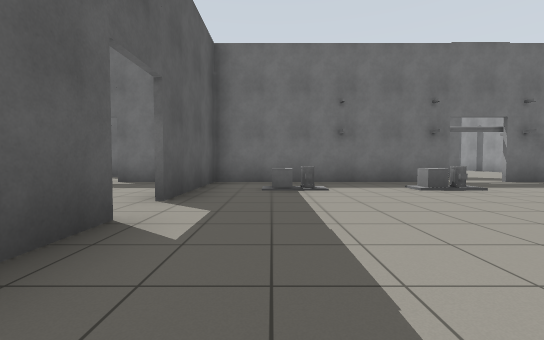
[1] (above)

24 first-person views from a walk through a world built for the Gazebo simulator. The camera is 0.94 m above the floor, tilts 2° down and sees 90° across. The floor is counted in squares, 2 m on a side. Each view is taken from the middle of a square. On the plan, view 1 faces up. The plan holds only what a view shows up to about 9 squares ahead; the rest is blank.

[2]
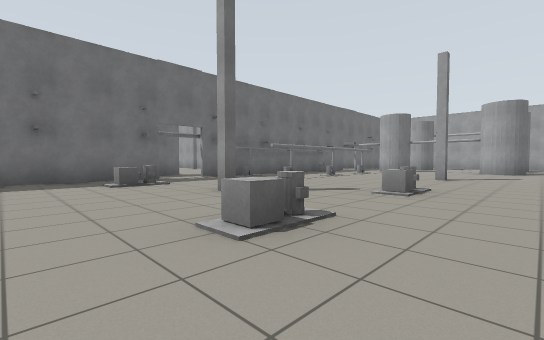

[3]
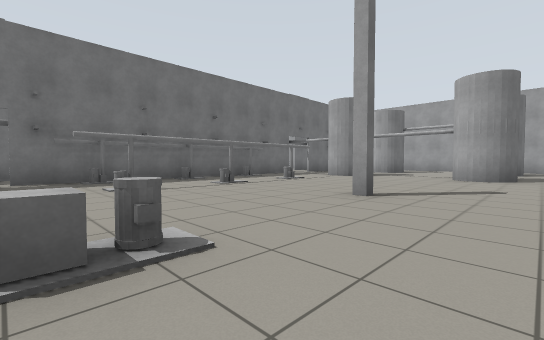

[4]
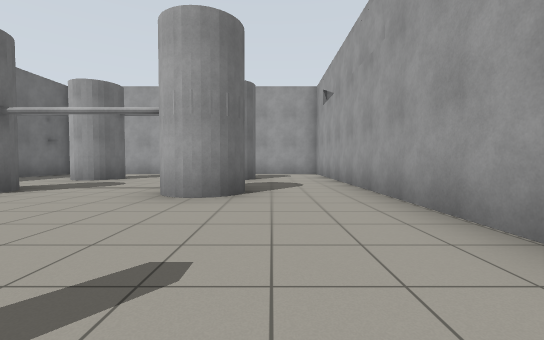

[5]
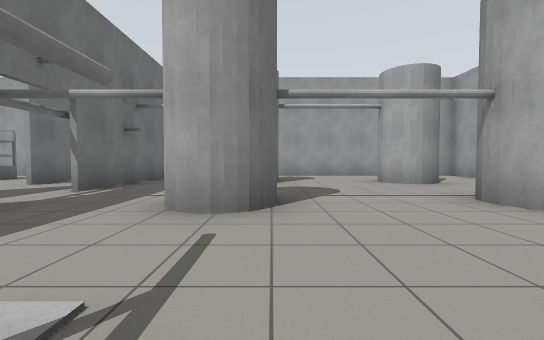

[6]
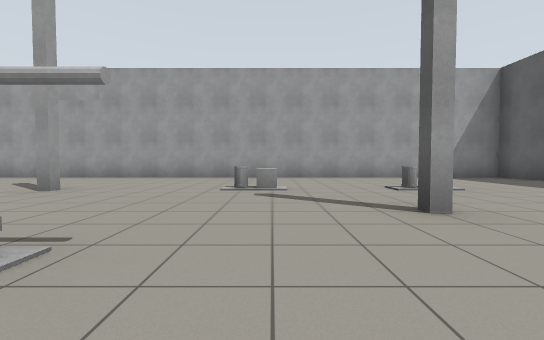

[7]
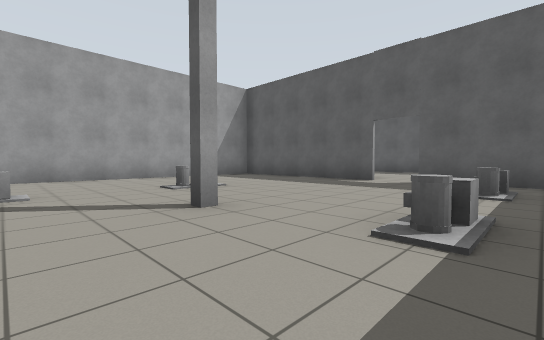

[8]
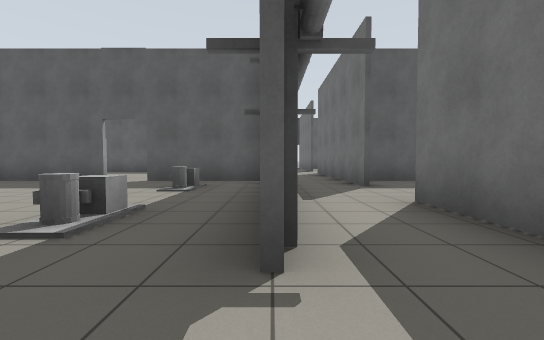

[9]
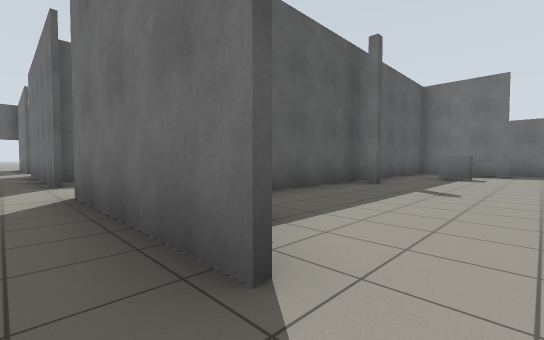

[10]
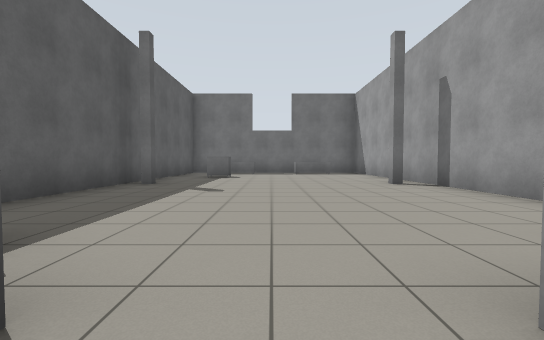

[11]
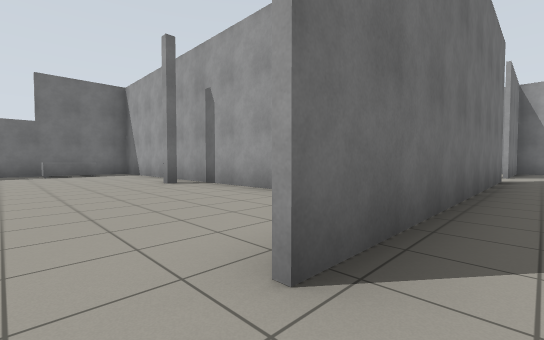

[12]
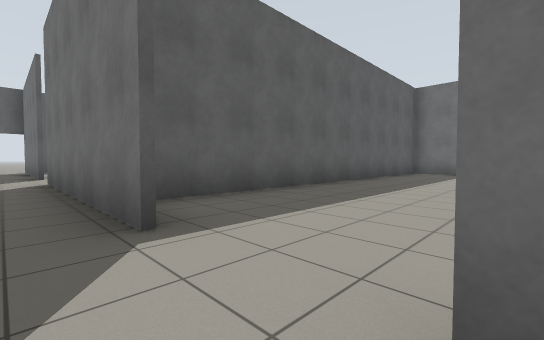

[13]
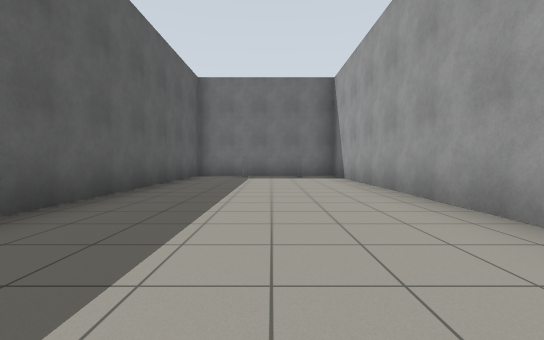

[14]
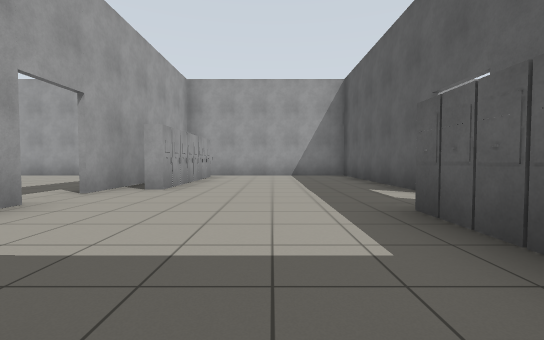

[15]
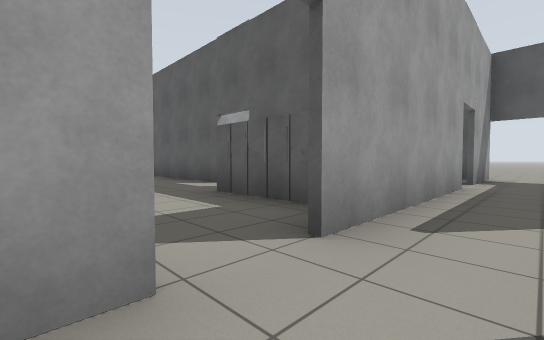

[16]
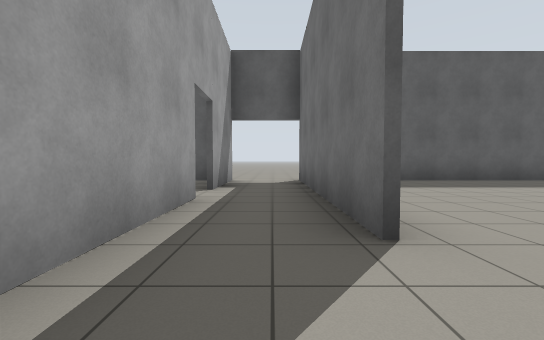

[17]
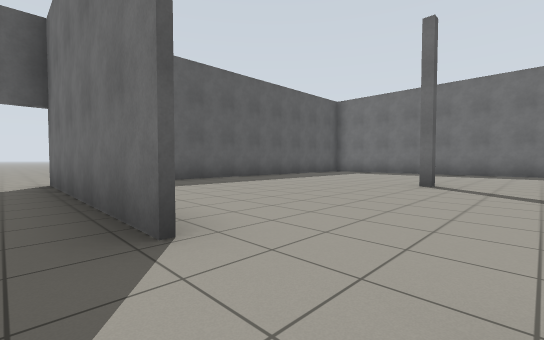

[18]
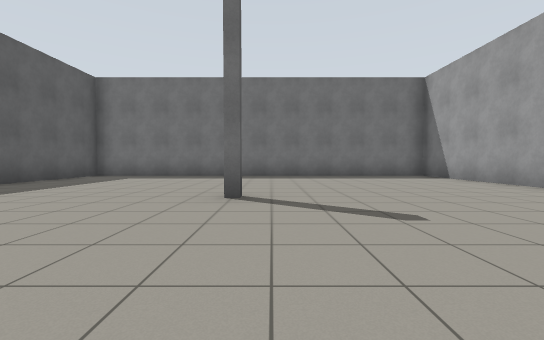

[19]
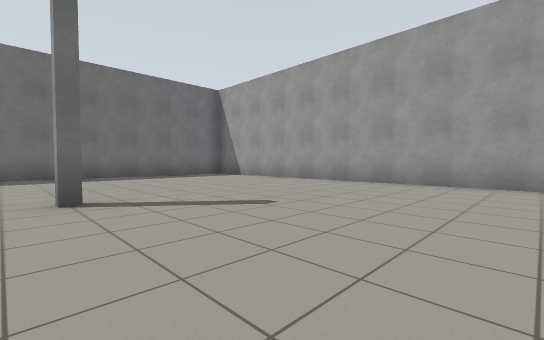

[20]
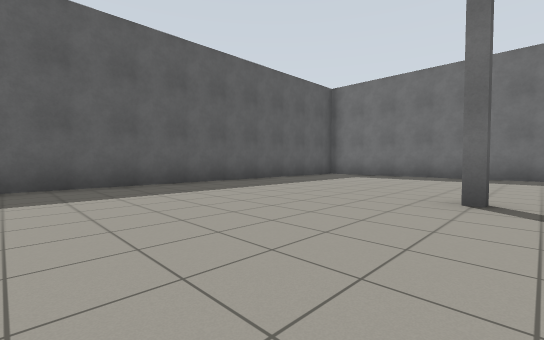

[21]
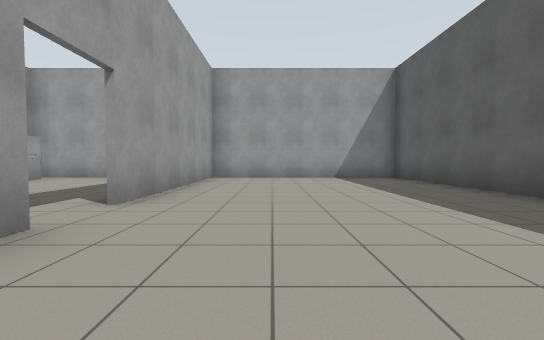

[22]
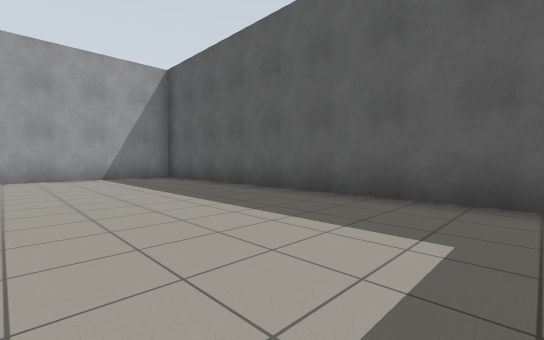

[23]
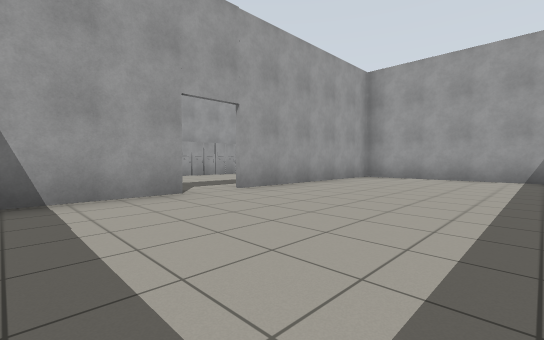

[24]
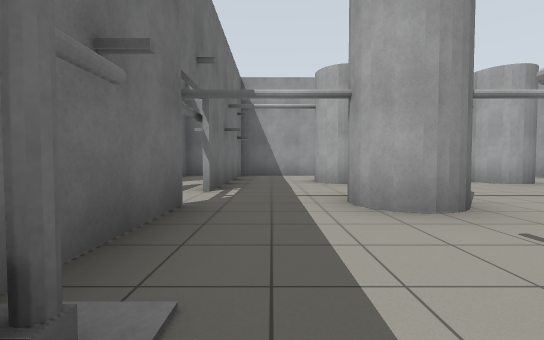

### Floor plan
Key: @ floor where view 1 was taken; # wall or solid block; . floor; = window, fence, low wall or low ledge; T thing the floor can be seen under or through.
Columns run from 13 left of view 1 to 18 right of it. Each row starts with its distance up from view 1.
 17   #####################
 16   #.........#...#.=.==#
 15   #.........#...#.....#
 14   #.........#...#.....#
 13   #.........#...#.....#
 12   #....#....#...#.....#
 11   #.........#...#.....#
 10   #.........#...#.....#       =
  9   #.........#...#.....#      ..
  8 ..#####..#####.####.#######..###
  7 ...............................#
  6 ..##.####.#######..#######..####
  5   #....##...#..................#
  4   #....##...#=..=..TTTTTT.#..#.#
  3   #.......................#..#.#
  2   #....#....#....#.............#
  1   #....#...##.........#........#
  0   #....#...#.@....=.......#..#.#
 -1   #....#...##..................#
 -2   #....#....#..................#
 -3   ##############################

Where each view was taken, in squares from view 1:
view 1: 0 up, 0 right, facing up
view 2: 1 down, 1 right, facing up-right
view 3: 1 down, 5 right, facing up-right
view 4: 1 down, 9 right, facing right
view 5: 3 up, 10 right, facing right
view 6: 5 up, 5 right, facing down
view 7: 5 up, 5 right, facing down-left
view 8: 6 up, 5 right, facing left
view 9: 7 up, 6 right, facing up-left
view 10: 7 up, 6 right, facing up
view 11: 7 up, 6 right, facing up-right
view 12: 7 up, 2 right, facing up-left
view 13: 9 up, 1 right, facing up
view 14: 6 up, 4 left, facing down
view 15: 7 up, 3 left, facing down-left
view 16: 7 up, 5 left, facing left
view 17: 7 up, 5 left, facing up-left
view 18: 9 up, 6 left, facing up
view 19: 9 up, 7 left, facing up-right
view 20: 9 up, 6 left, facing up-left
view 21: 5 up, 8 left, facing down
view 22: 5 up, 8 left, facing down-left
view 23: 5 up, 10 left, facing down-right
view 24: 5 up, 10 right, facing right
